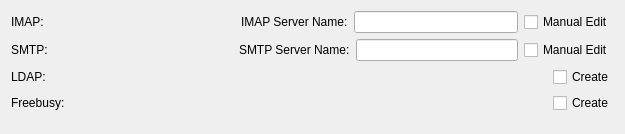
<?xml version="1.0" encoding="UTF-8"?>
<ui version="4.0">
 <class>kolabWizard_step2</class>
 <widget class="QWidget" name="kolabWizard_step2">
  <property name="geometry">
   <rect>
    <x>0</x>
    <y>0</y>
    <width>625</width>
    <height>134</height>
   </rect>
  </property>
  <property name="windowTitle">
   <string/>
  </property>
  <layout class="QFormLayout" name="formLayout">
   <item row="0" column="0">
    <widget class="QLabel" name="imapLabel">
     <property name="text">
      <string>IMAP:</string>
     </property>
    </widget>
   </item>
   <item row="0" column="1">
    <layout class="QHBoxLayout" name="horizontalLayout">
     <item>
      <widget class="QLabel" name="labelImapSearch">
       <property name="sizePolicy">
        <sizepolicy hsizetype="Expanding" vsizetype="Preferred">
         <horstretch>0</horstretch>
         <verstretch>0</verstretch>
        </sizepolicy>
       </property>
       <property name="text">
        <string/>
       </property>
      </widget>
     </item>
     <item>
      <widget class="QLabel" name="lineEditImapLabel">
       <property name="text">
        <string>IMAP Server Name:</string>
       </property>
      </widget>
     </item>
     <item>
      <widget class="QLineEdit" name="lineEditImap"/>
     </item>
     <item>
      <widget class="QCheckBox" name="checkBoxImapEdit">
       <property name="enabled">
        <bool>true</bool>
       </property>
       <property name="text">
        <string>Manual Edit</string>
       </property>
       <property name="checked">
        <bool>false</bool>
       </property>
      </widget>
     </item>
    </layout>
   </item>
   <item row="5" column="1">
    <layout class="QHBoxLayout" name="horizontalLayout_4">
     <item>
      <widget class="QLabel" name="labelFreebusySearch">
       <property name="sizePolicy">
        <sizepolicy hsizetype="Expanding" vsizetype="Preferred">
         <horstretch>0</horstretch>
         <verstretch>0</verstretch>
        </sizepolicy>
       </property>
       <property name="text">
        <string/>
       </property>
      </widget>
     </item>
     <item>
      <widget class="QCheckBox" name="checkBoxFreebusyEdit">
       <property name="enabled">
        <bool>true</bool>
       </property>
       <property name="text">
        <string>Create</string>
       </property>
      </widget>
     </item>
    </layout>
   </item>
   <item row="5" column="0">
    <widget class="QLabel" name="labelFreebusy">
     <property name="text">
      <string>Freebusy:</string>
     </property>
    </widget>
   </item>
   <item row="1" column="0">
    <widget class="QLabel" name="labelSmtp">
     <property name="text">
      <string>SMTP:</string>
     </property>
    </widget>
   </item>
   <item row="1" column="1">
    <layout class="QHBoxLayout" name="horizontalLayout_3">
     <item>
      <widget class="QLabel" name="labelSmtpSearch">
       <property name="sizePolicy">
        <sizepolicy hsizetype="Expanding" vsizetype="Preferred">
         <horstretch>0</horstretch>
         <verstretch>0</verstretch>
        </sizepolicy>
       </property>
       <property name="text">
        <string/>
       </property>
      </widget>
     </item>
     <item>
      <widget class="QLabel" name="lineEditSmtpLabel">
       <property name="text">
        <string>SMTP Server Name:</string>
       </property>
      </widget>
     </item>
     <item>
      <widget class="QLineEdit" name="lineEditSmtp"/>
     </item>
     <item>
      <widget class="QCheckBox" name="checkBoxSmtpEdit">
       <property name="enabled">
        <bool>true</bool>
       </property>
       <property name="text">
        <string>Manual Edit</string>
       </property>
       <property name="checked">
        <bool>false</bool>
       </property>
      </widget>
     </item>
    </layout>
   </item>
   <item row="3" column="1">
    <layout class="QHBoxLayout" name="horizontalLayout_2">
     <item>
      <widget class="QLabel" name="labelLdapSearch">
       <property name="sizePolicy">
        <sizepolicy hsizetype="Expanding" vsizetype="Preferred">
         <horstretch>0</horstretch>
         <verstretch>0</verstretch>
        </sizepolicy>
       </property>
       <property name="text">
        <string/>
       </property>
      </widget>
     </item>
     <item>
      <widget class="QCheckBox" name="checkBoxLdapEdit">
       <property name="text">
        <string>Create</string>
       </property>
      </widget>
     </item>
    </layout>
   </item>
   <item row="3" column="0">
    <widget class="QLabel" name="labelLdap">
     <property name="text">
      <string>LDAP:</string>
     </property>
    </widget>
   </item>
  </layout>
 </widget>
 <resources/>
 <connections/>
</ui>
